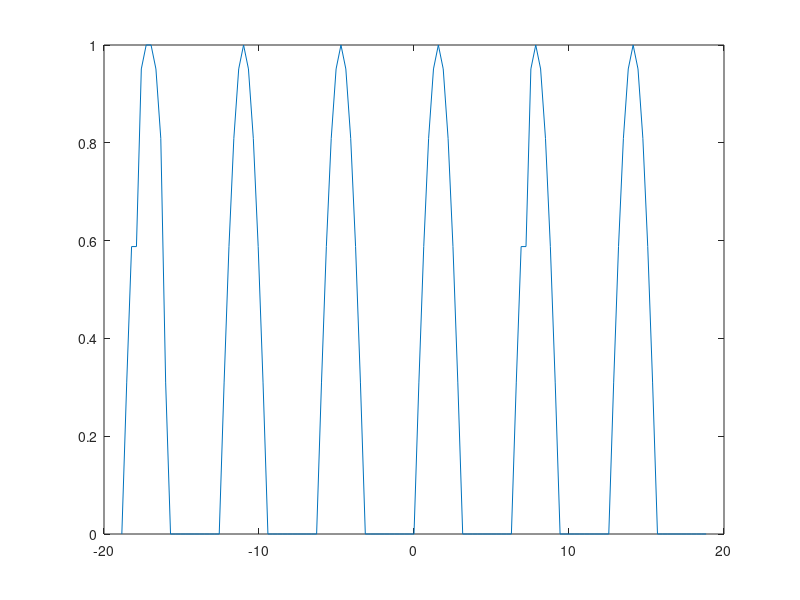

Reproduce this figure in MATLAB.
j=1;
for ii=-6*pi:pi/10:6*pi
    if sin(ii)>0
        res(j)=sin(ii);
    else
        res(j)=0;
    end
    j=j+1;
end

x=-6*pi:pi/10:6*pi;
%disp((x/pi+6)*10+1);
y=res(floor((x/pi+6)*10)+1);
plot(x,y);

arr1=sin(-6*pi:pi/10:6*pi);
res=zeros(size(arr1));
res(arr1>0)=arr1(arr1>0);